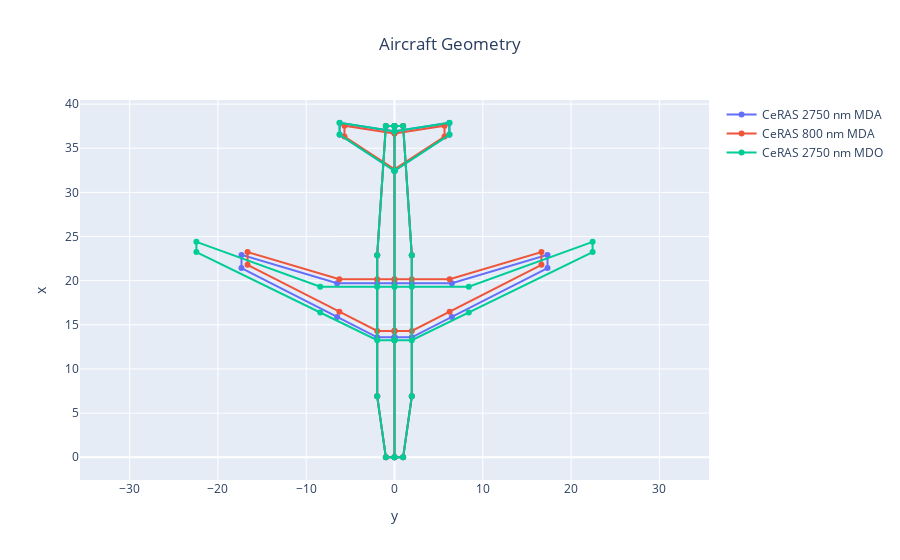

Notebook code for this chart:
### Code cell
fig = oad.aircraft_geometry_plot(CeRAS_2750nm_MDA_OUTPUT_FILE, name="CeRAS 2750 nm MDA")
fig = oad.aircraft_geometry_plot(CeRAS_800nm_MDA_OUTPUT_FILE, name="CeRAS 800 nm MDA", fig=fig)
fig = oad.aircraft_geometry_plot(CeRAS_2750nm_MDO_OUTPUT_FILE, name="CeRAS 2750 nm MDO", fig=fig)
fig.show()
